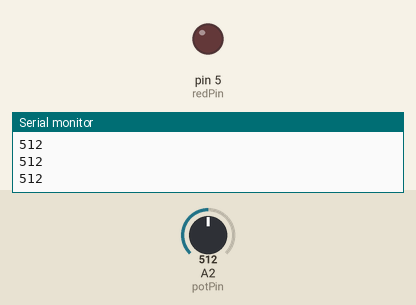
The sketch below on a simulated Arduino Uno, built with avr-gcc and run on an emulated ATmega328P. On the bench: output pins drawn as LEDs (lit = HIGH), the last lines printed to the serial monitor. The test bench sets the inputs (shaded band); at power-on: A2 (potPin) = 512.

Above: at 1.2 s.
1.3 s: A2 (potPin) set to 987
2.8 s: A2 (potPin) set to 1012
At 4.1 s:
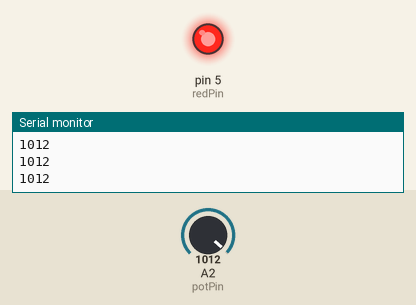
4.4 s: A2 (potPin) set to 990
At 5.6 s:
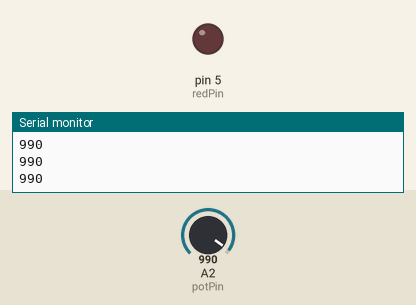
6.0 s: A2 (potPin) set to 1010
At 7.0 s:
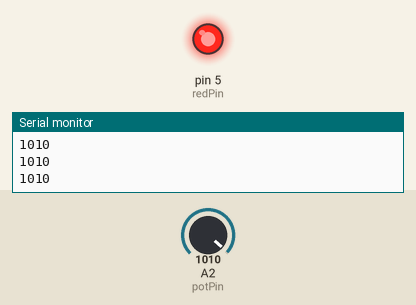
Timing chart, 0 to 8.6 s (numbered marks = the images above; inputs shaded):
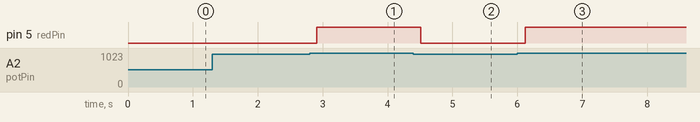

The sketch:

Lesson17_New_Ard.ino
```cpp
int potPin = A2;
int redPin = 5;
int potVal;
int j;
int delayT=100;


void setup() {
  // put your setup code here, to run once:
pinMode(potPin, INPUT);
pinMode(redPin, OUTPUT);
Serial.begin(9600);

}

void loop() {
  // put your main code here, to run repeatedly:

potVal = analogRead(potPin);
Serial.println(potVal);
delay(delayT);

while (potVal > 1000){
  digitalWrite(redPin,HIGH);
  potVal=analogRead(potPin);
  Serial.println(potVal);
  delay(delayT);
  }

digitalWrite(redPin,LOW);

}
```

Measured:
- the behaviour switches between 1000 and 1001 on A2 (potPin) (found by bisection; images 0 and 1)
- after the input at 2.8 s, pin 5 (redPin): LOW → HIGH after 0.11 s
- after the input at 4.4 s, pin 5 (redPin): HIGH → LOW after 0.11 s
- after the input at 6.0 s, pin 5 (redPin): LOW → HIGH after 0.12 s
